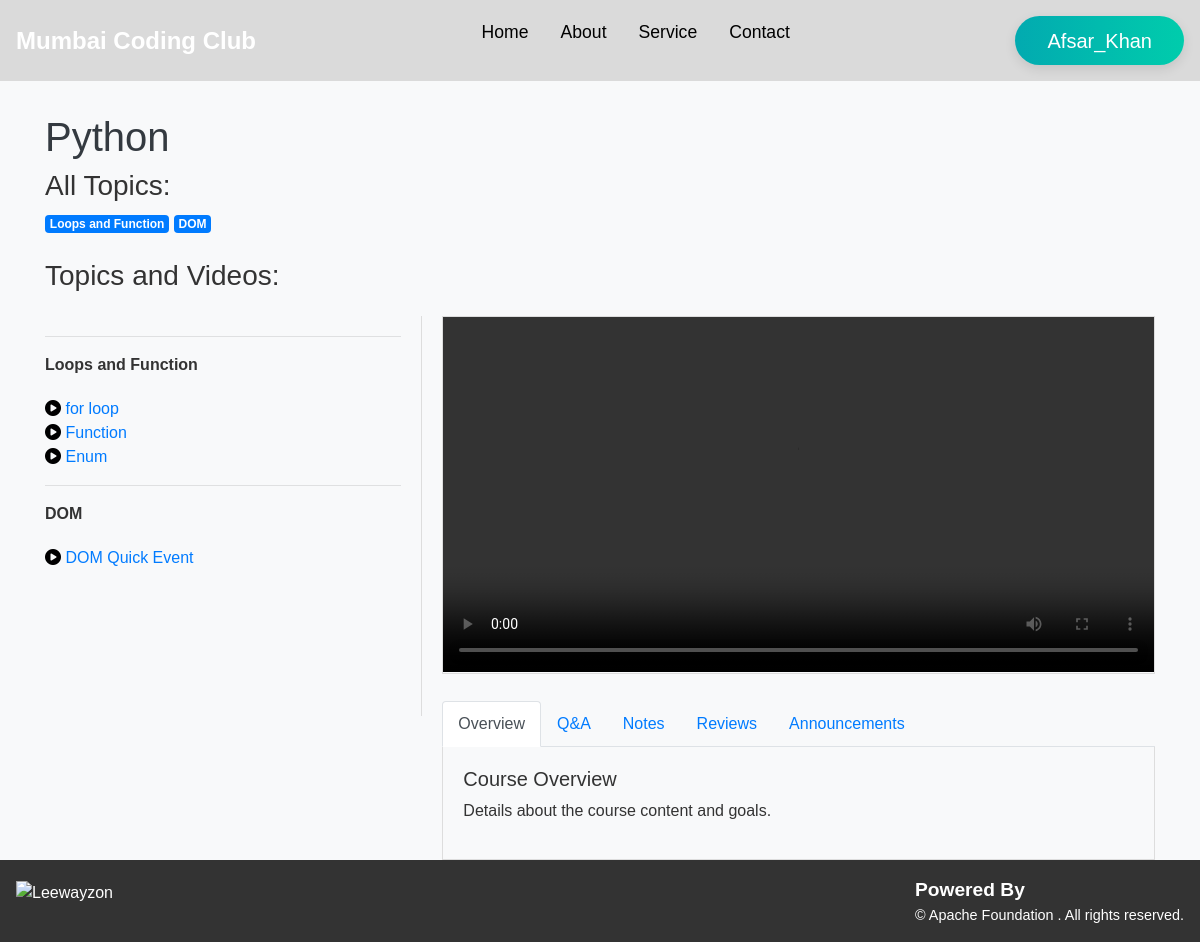
Screenshot of /ParticularCourse/1 (signed in) with the database file from the repository.
### course_manage/models.py (models this page shows, shortened)
class Course(models.Model):
    title = models.CharField(max_length=255)
    description = models.TextField()
    credits = models.IntegerField()
    start_date = models.DateField()
    end_date = models.DateField()
    course_image = models.ImageField(upload_to='course_image/', blank=True, null=True)
    created_by = models.ForeignKey(User, on_delete=models.CASCADE)

class Topic(models.Model):
    course = models.ForeignKey(Course, on_delete=models.CASCADE, related_name='topics')
    title = models.CharField(max_length=255)
    description = models.TextField(blank=True)

class Video(models.Model):
    topic = models.ForeignKey(Topic, on_delete=models.CASCADE, related_name='videos')
    title = models.CharField(max_length=255)
    video_file = models.FileField(upload_to='videos/')

### course_manage/views.py (the view)
# urls.py: path('ParticularCourse/<int:id>', ParticularCourse, name='ParticularCourse'),
def ParticularCourse(request, id):
    if not request.user.is_authenticated:
        print(request.user)
        return redirect('login')
    print(request.user)
    request.session['course_id'] = id
    course = get_course_with_topics_and_videos(id)
    company_settings = CompanySettings.objects.first()
    if course:
        return render(request, 'course.html', {'course': course})
    else:
        return render(request, '404.html')

### course_manage/views.py (called while the page is built)
def get_course_with_topics_and_videos(id):
    try:
        course = Course.objects.prefetch_related('topics__videos', 'topics__pdfs', 'topics__exams').select_related('created_by').get(id=id)
        return course
    except Course.DoesNotExist:
        return None

### course_manage/templates/course.html (shortened to what this page needs)
<!DOCTYPE html>
<html lang="en">
<head>
    <link href="https://stackpath.bootstrapcdn.com/bootstrap/4.5.2/css/bootstrap.min.css" rel="stylesheet">
    <link href="https://cdnjs.cloudflare.com/ajax/libs/font-awesome/5.15.3/css/all.min.css" rel="stylesheet">
    <link rel="stylesheet" href="https://cdnjs.cloudflare.com/ajax/libs/font-awesome/6.0.0-beta3/css/all.min.css">
</head>
<body>
    {% include 'nav.html' %}
    <div class="container">
        <h1>{{ course.title }}</h1>
        <div class="all-topics-titles mb-4">
            <h3>All Topics:</h3>
            <div>
                {% for topic in course.topics.all %}
                <a href="#{{ topic.id }}"><span class="badge badge-primary">{{ topic.title }}</span></a>
                {% endfor %}
            </div>
        </div>
        <h3>Topics and Videos:</h3>
        <div class="row">
            <div class="col-md-12">
                <div class="video-container">
                    <div class="video-list">
                        <ul>
                            {% for topic in course.topics.all %}
                            <li>
                                <hr>
                                <strong id="{{ topic.id }}">{{ topic.title }}</strong>
                                <ul>
                                    {% for video in topic.videos.all %}
                                    <li>
                                        <a href="#" class="video-link" data-video-url="{{ video.video_file.url }}" data-topic-id="{{ topic.id }}">
                                            <i class="fas fa-play-circle" style="color: black;"></i> {{ video.title }}
                                        </a>
                                    </li>
                                    {% endfor %}
                                </ul>
                            </li>
                            {% endfor %}
                        </ul>
                    </div>
                    <div class="video-player">
                        <video id="mainVideoPlayer" controls>
                            <source id="mainVideoSource" src="" type="video/mp4">
                        </video>
                        <div class="tabs-section">
                            <ul class="nav nav-tabs" id="myTab" role="tablist">
                                <li class="nav-item">
                                    <a class="nav-link active" id="overview-tab" data-toggle="tab" href="#overview" role="tab" aria-controls="overview" aria-selected="true">Overview</a>
                                </li>
                                <li class="nav-item">
                                    <a class="nav-link" id="qa-tab" data-toggle="tab" href="#qa" role="tab" aria-controls="qa" aria-selected="false">Q&A</a>
                                </li>
                                <li class="nav-item">
                                    <a class="nav-link" id="notes-tab" data-toggle="tab" href="#notes" role="tab" aria-controls="notes" aria-selected="false">Notes</a>
                                </li>
                                <li class="nav-item">
                                    <a class="nav-link" id="reviews-tab" data-toggle="tab" href="#reviews" role="tab" aria-controls="reviews" aria-selected="false">Reviews</a>
                                </li>
                                <li class="nav-item">
                                    <a class="nav-link" id="announcement-tab" data-toggle="tab" href="#announcement" role="tab" aria-controls="announcement" aria-selected="false">Announcements</a>
                                </li>
                            </ul>
                            <div class="tab-content" id="myTabContent">
                                <div class="tab-pane fade show active" id="overview" role="tabpanel" aria-labelledby="overview-tab">
                                    <h5>Course Overview</h5>
                                    <p>Details about the course content and goals.</p>
                                </div>
                            </div>
                        </div>
                    </div>
                </div>
            </div>
        </div>
    </div>
    {% include 'footer.html' %}
</body>
</html>

### course_manage/templates/nav.html (shortened to what this page needs)
<!DOCTYPE html>
<html lang="en">
<head>
    <link rel="stylesheet" href="https://cdnjs.cloudflare.com/ajax/libs/font-awesome/4.7.0/css/font-awesome.min.css">
</head>
<body>
    <div class="navbar">
        <div class="logo">
            {% if company_settings.logo.url %}
            <a href="https://mumbaicodingclub.com/"><img src="{{ company_settings.logo.url }}"></a>
            {% else %}
            <a href="">Mumbai Coding Club</a>
            {% endif %}
        </div>
        <ul class="nav-links">
            <li><a href="">Home</a></li>
            <li><a href="">About</a></li>
            <li><a href="">Service</a></li>
            <li><a href="">Contact</a></li>
        </ul>
        {% if not request.user.is_authenticated %}
        <div class="logo-signup">
            <a href="{% url 'login' %}" class="btn">Login</a>
        </div>
        {% else %}
        <div class="menu-icon">
            <i  onclick="openModal()"><button>{{ user }}</button></i>
        </div>
        {% endif %}
    </div>
</body>
</html>

### course_manage/templates/course.html (style rules this page uses)
body { font-family: 'Arial', sans-serif; background-color: #f8f9fa; color: #333; }
.container { padding-top: 2rem; }
h1 { color: #343a40; }
.video-container { display: flex; margin-top: 1rem; }
.video-list { flex: 1; max-width: 40%; padding-right: 20px; border-right: 1px solid #ddd; max-height: 400px; overflow-y: scroll; }
.video-list ul { margin-top: 20px; }
.video-player { flex: 2; padding-left: 20px; }
.video-player video { width: 100%; height: auto; border: 1px solid #ddd; }
.tabs-section { margin-top: 20px; }
.nav-tabs .nav-link { padding: 10px 15px; }
.tab-content { padding: 20px; border: 1px solid #ddd; border-top: none; }

### course_manage/templates/nav.html (style rules this page uses)
* { margin: 0; padding: 0; box-sizing: border-box; }
body { font-family: Arial, sans-serif; }
.navbar { display: flex; justify-content: space-between; align-items: center; background-color: #7977773d; padding: 1rem; }
.logo a { color: #fff; text-decoration: none; font-size: 1.5rem; font-weight: bold; }
.nav-links { display: flex; list-style: none; }
.nav-links li { margin: 0 1rem; }
.nav-links a { color: #000; text-decoration: none; font-size: 1.1rem; }
.menu-icon { font-size:24px; color: white; }
.menu-icon button { background: linear-gradient(to right, #02AAB0 0%, #00CDAC 51%, #02AAB0 100%); padding: 0.6rem 2rem ; text-align: center; transition: 0.5s; background-size: 200% auto; color: white; box-shadow: rgba(0, 0, 0, 0.1) 0px 4px 12px; border: none; border-radius: 2.5rem; font-size: 20px; }

### rows the page displays
Course: title "Python"
Topic: title "Loops and Function"
Topic: title "DOM"
Video: title "for loop"
Video: title "Function"
Video: title "Enum"
Video: title "DOM Quick Event"

### other values shown
{{ user }} "Afsar_Khan"
